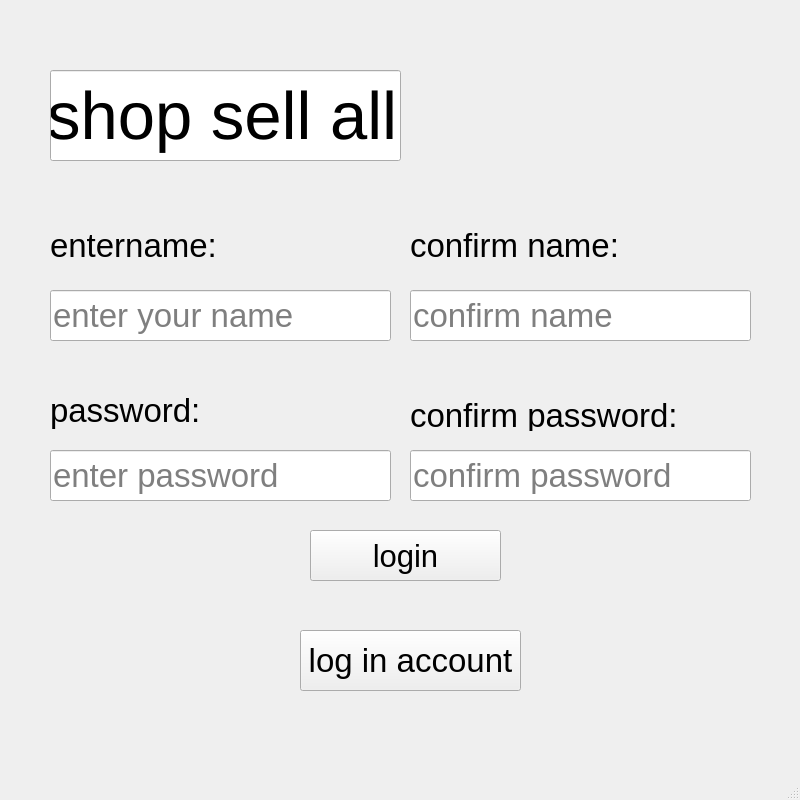
<?xml version="1.0" encoding="UTF-8"?>
<ui version="4.0">
 <class>login</class>
 <widget class="QMainWindow" name="login">
  <property name="geometry">
   <rect>
    <x>0</x>
    <y>0</y>
    <width>800</width>
    <height>800</height>
   </rect>
  </property>
  <property name="minimumSize">
   <size>
    <width>800</width>
    <height>800</height>
   </size>
  </property>
  <property name="font">
   <font>
    <pointsize>25</pointsize>
   </font>
  </property>
  <property name="windowTitle">
   <string>MainWindow</string>
  </property>
  <widget class="QWidget" name="centralwidget">
   <widget class="QLabel" name="logo">
    <property name="geometry">
     <rect>
      <x>430</x>
      <y>0</y>
      <width>371</width>
      <height>231</height>
     </rect>
    </property>
    <property name="minimumSize">
     <size>
      <width>100</width>
      <height>100</height>
     </size>
    </property>
    <property name="text">
     <string/>
    </property>
    <property name="pixmap">
     <pixmap>C:/Users/Minh Tai/Pictures/Saved Pictures/digital-tech-shopping-cart-logo-260nw-2464880013.webp</pixmap>
    </property>
   </widget>
   <widget class="QLineEdit" name="lineEdit">
    <property name="geometry">
     <rect>
      <x>50</x>
      <y>70</y>
      <width>351</width>
      <height>91</height>
     </rect>
    </property>
    <property name="font">
     <font>
      <pointsize>50</pointsize>
     </font>
    </property>
    <property name="text">
     <string>shop sell all</string>
    </property>
   </widget>
   <widget class="QLineEdit" name="entername">
    <property name="geometry">
     <rect>
      <x>50</x>
      <y>290</y>
      <width>341</width>
      <height>51</height>
     </rect>
    </property>
    <property name="font">
     <font>
      <pointsize>25</pointsize>
     </font>
    </property>
    <property name="echoMode">
     <enum>QLineEdit::Password</enum>
    </property>
    <property name="cursorPosition">
     <number>0</number>
    </property>
    <property name="placeholderText">
     <string extracomment="enter">enter your name</string>
    </property>
   </widget>
   <widget class="QLineEdit" name="lineEdit_3">
    <property name="geometry">
     <rect>
      <x>50</x>
      <y>450</y>
      <width>341</width>
      <height>51</height>
     </rect>
    </property>
    <property name="font">
     <font>
      <pointsize>25</pointsize>
     </font>
    </property>
    <property name="placeholderText">
     <string>enter password</string>
    </property>
   </widget>
   <widget class="QPushButton" name="enterlogin">
    <property name="geometry">
     <rect>
      <x>310</x>
      <y>530</y>
      <width>191</width>
      <height>51</height>
     </rect>
    </property>
    <property name="font">
     <font>
      <pointsize>23</pointsize>
     </font>
    </property>
    <property name="text">
     <string>login</string>
    </property>
   </widget>
   <widget class="QLabel" name="label">
    <property name="geometry">
     <rect>
      <x>50</x>
      <y>230</y>
      <width>171</width>
      <height>31</height>
     </rect>
    </property>
    <property name="font">
     <font>
      <pointsize>25</pointsize>
     </font>
    </property>
    <property name="text">
     <string>entername:</string>
    </property>
   </widget>
   <widget class="QLabel" name="label_2">
    <property name="geometry">
     <rect>
      <x>50</x>
      <y>390</y>
      <width>151</width>
      <height>41</height>
     </rect>
    </property>
    <property name="font">
     <font>
      <pointsize>25</pointsize>
     </font>
    </property>
    <property name="text">
     <string>password:</string>
    </property>
   </widget>
   <widget class="QLineEdit" name="lineEdit_2">
    <property name="geometry">
     <rect>
      <x>410</x>
      <y>290</y>
      <width>341</width>
      <height>51</height>
     </rect>
    </property>
    <property name="font">
     <font>
      <pointsize>25</pointsize>
     </font>
    </property>
    <property name="placeholderText">
     <string>confirm name</string>
    </property>
   </widget>
   <widget class="QLabel" name="label_3">
    <property name="geometry">
     <rect>
      <x>410</x>
      <y>230</y>
      <width>211</width>
      <height>31</height>
     </rect>
    </property>
    <property name="font">
     <font>
      <pointsize>25</pointsize>
     </font>
    </property>
    <property name="text">
     <string>confirm name:</string>
    </property>
   </widget>
   <widget class="QLineEdit" name="lineEdit_4">
    <property name="geometry">
     <rect>
      <x>410</x>
      <y>450</y>
      <width>341</width>
      <height>51</height>
     </rect>
    </property>
    <property name="font">
     <font>
      <pointsize>25</pointsize>
     </font>
    </property>
    <property name="placeholderText">
     <string>confirm password</string>
    </property>
   </widget>
   <widget class="QLabel" name="label_4">
    <property name="geometry">
     <rect>
      <x>410</x>
      <y>400</y>
      <width>271</width>
      <height>31</height>
     </rect>
    </property>
    <property name="text">
     <string>confirm password:</string>
    </property>
   </widget>
   <widget class="QPushButton" name="pushButton">
    <property name="geometry">
     <rect>
      <x>300</x>
      <y>630</y>
      <width>221</width>
      <height>61</height>
     </rect>
    </property>
    <property name="text">
     <string>log in account</string>
    </property>
   </widget>
  </widget>
  <widget class="QMenuBar" name="menubar">
   <property name="geometry">
    <rect>
     <x>0</x>
     <y>0</y>
     <width>800</width>
     <height>21</height>
    </rect>
   </property>
  </widget>
  <widget class="QStatusBar" name="statusbar"/>
 </widget>
 <resources/>
 <connections/>
</ui>
